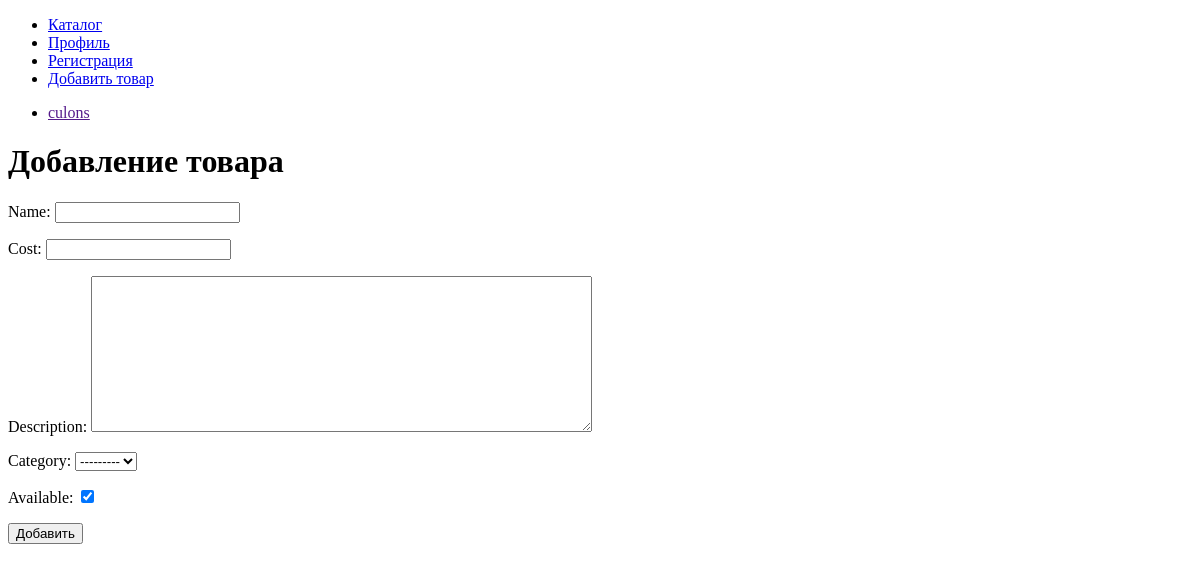
Before: /add_product/ with the older database file.
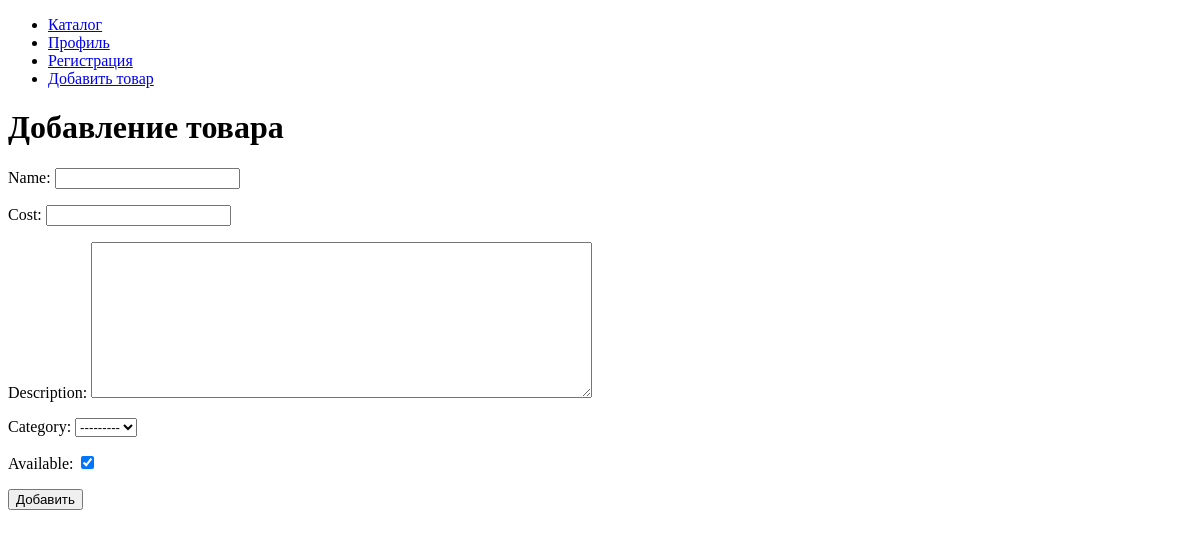
After: the same page with the newer database file.
### divisi_app/models.py (models this page shows)
class Category(models.Model):
    category = models.CharField( max_length=255)
    def __str__(self):
        return self.category

### divisi_app/views.py (the view)
# urls.py: path('add_product/', AddProduct.as_view(), name='addproduct'),
class AddProduct(DataMixin, CreateView):
    form_class = AddProductForm
    template_name = 'divisi_app/AddProduct.html'
    success_url = reverse_lazy('home')
    def get_context_data(self,*, object_list=None, **kwargs):
        context = super().get_context_data(**kwargs)
        c_def = self.get_user_context(title = 'Добавление товара')
        return dict(list(context.items())  + list(c_def.items()))

### divisi_app/forms.py
class AddProductForm(forms.ModelForm):
    def __init__(self, *args, **kwargs):
        super().__init__(*args, **kwargs)
    class Meta:
        model = Products
        fields = ['name', 'cost', 'description', 'category', 'available']
        widgets = {
            'name': forms.TextInput(attrs={'class': 'form-input'}),
            'cost': forms.NumberInput(attrs={'class': 'form-input'}),
            'description': forms.Textarea(attrs={'cols': 60, 'rows': 10}),
            }

### divisi_app/utils.py (called while the page is built)
    def get_user_context(self, **kwargs):
        context = kwargs
        cats = Category.objects.annotate(Count('products'))
        user_menu = menu.copy()
        if not self.request.user.is_authenticated:
            user_menu.pop(1)
        context['menu'] = user_menu
        context['cats'] = cats
        if 'cat_selected' not in context:
            context['cat_selected'] = 0
        return context

### divisi_app/templates/divisi_app/AddProduct.html (shortened to what this page needs)
{% extends 'divisi_app/base.html' %}
{% block content %}
<h1>{{title}}</h1>
<form action="{% url 'addproduct' %}" method="post" enctype='multipart/form-data'>
    {% for f in form %}
        <p><label class="form-label" for="{{ f.id_for_label }}">{{f.label}}: </label>{{ f }}</p>
    {% endfor %}
    <button type="submit">Добавить</button>
</form>
{% endblock %}

### divisi_app/templates/divisi_app/base.html (shortened to what this page needs)
{% load static %}
<!DOCTYPE html>
<html lang="en">
<head>
    <link type="text/css" href="{% static 'divisi_app/css/styles.css' %}" rel="stylesheet" />
</head>
<body>
    {% block menu %}
        <div class="header">
            <ul class="menu">
                {% for m in menu %}
                <li><a href="{% url m.url_name %}">{{m.title}}</a></li>
                {% endfor %}
            </ul>
        </div>
    {% endblock menu %}
    {% block categories %}
        <ul>
            {% for c in cats %}
            <li>
                <a href="">{{ c }}</a>
            </li>
            {% endfor %}
        </ul>
    {% endblock %}
    {% block content %}
    {% endblock content %}
</body>
</html>

Changed rows visible on the page:
removed Category: category "culons", form "---------"
